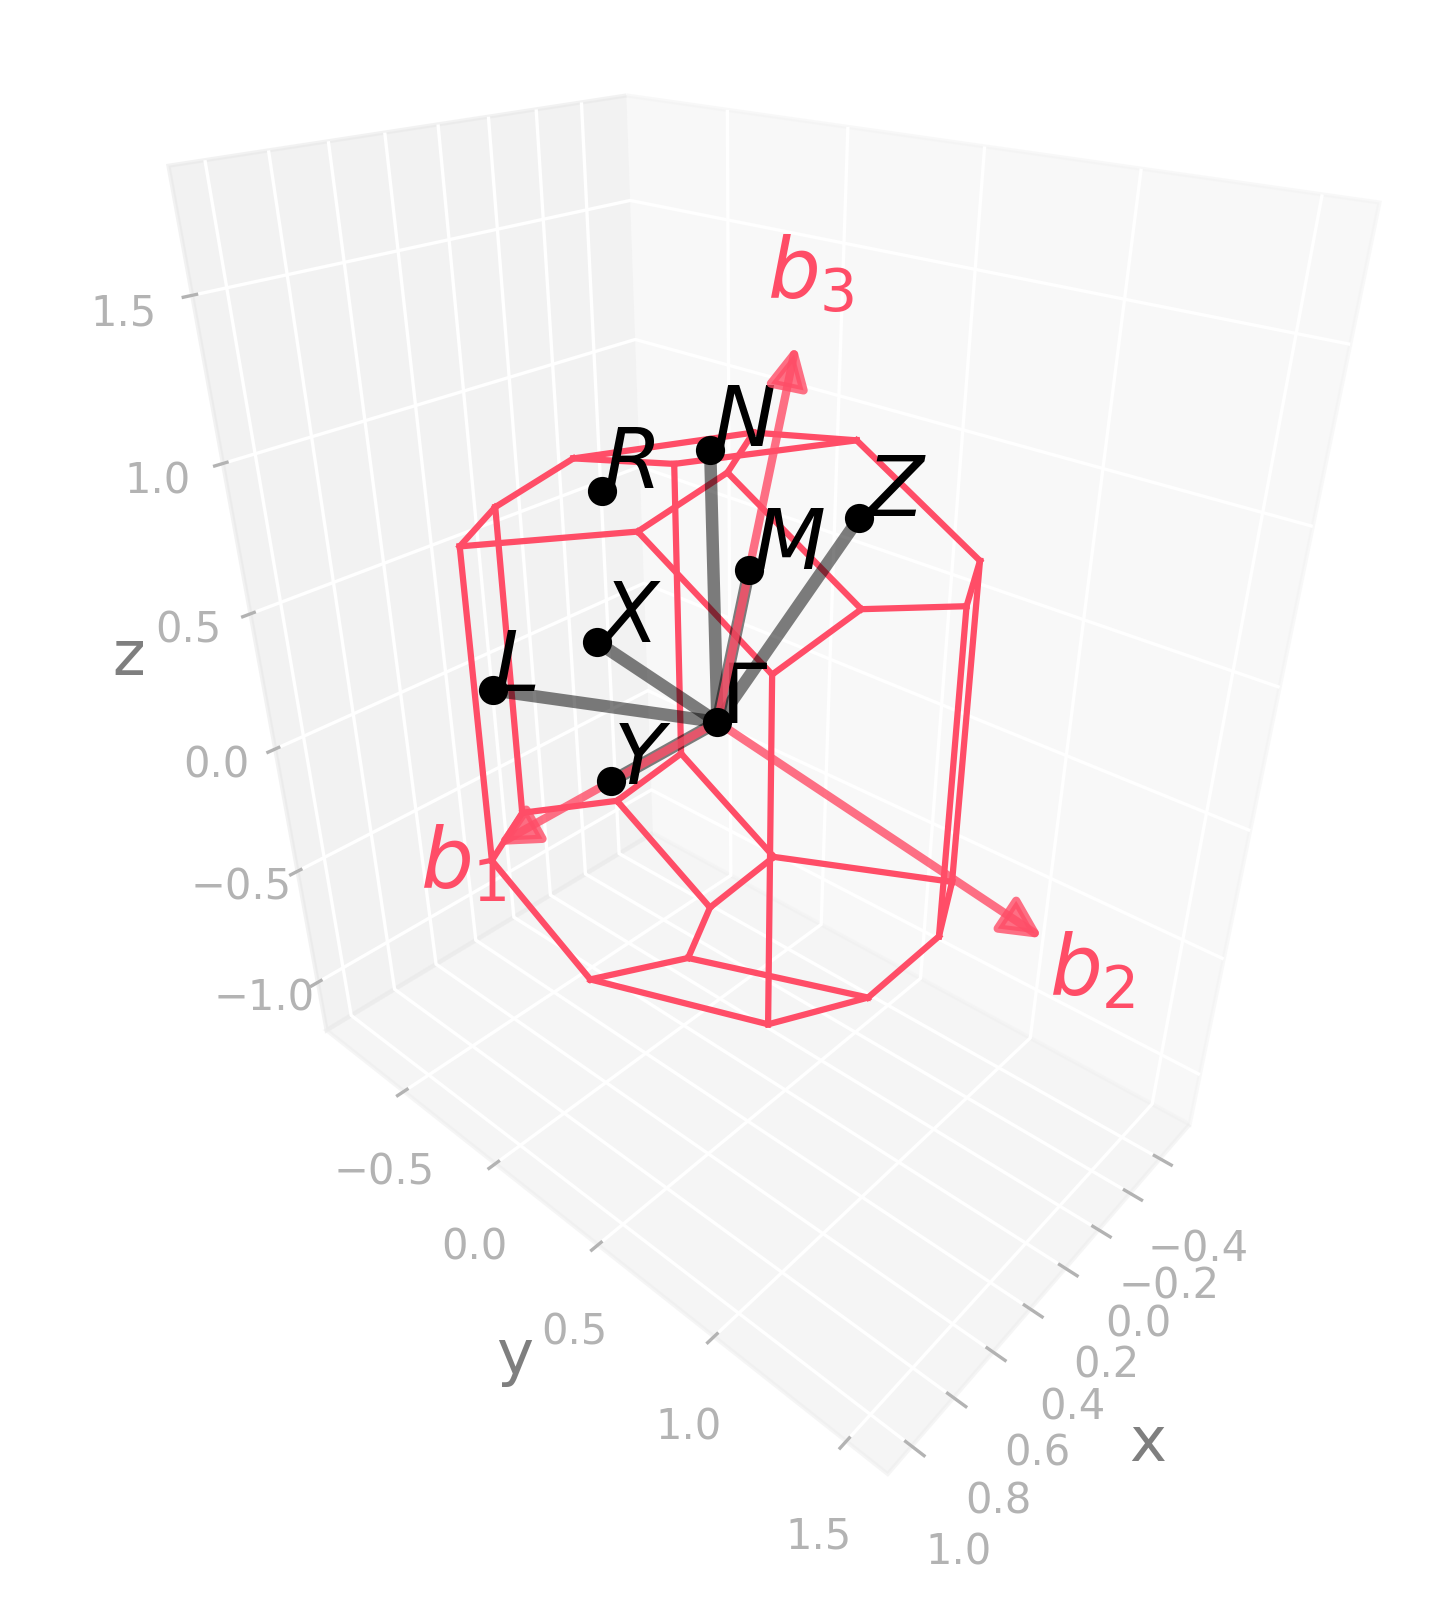

Reproduce this figure in Python.
import radtools as rad

l = rad.lattice_example(f"TRI1b")
l.plot("brillouin-kpath")
# Save an image:
l.savefig(
    "tri1b_brillouin.png",
    elev=30,
    azim=42,
    dpi=300,
   bbox_inches="tight",
)
# Interactive plot:
l.show(elev=30, azim=42)
